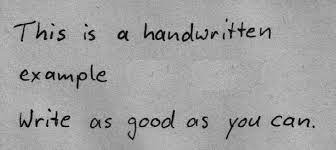
#> input picture Arun-OpenCv_2/Data/ocr_test.jpg, 336 x 150 px
$ jupyter execute OCR.ipynb   (shell and % lines are left out)
#> lines starting #> are read from the running program, lines starting #| are printed output that depends on the picture; after the words box and inside, x2 and y2 are one past the last pixel; in counts of white or black regions, pixels touching at a corner belong together
[cell 1]
import time

import cv2 as cv
import pytesseract
import matplotlib.pyplot as plt

pytesseract.pytesseract.tesseract_cmd=r'C:\Program Files\Tesseract-OCR\tesseract.exe'

[cell 2]
img = cv.imread('Data/ocr_test.jpg')
#> img is the input picture: shape (150, 336, 3); min 0, max 207, mean 161.2
cv.namedWindow('OCR',cv.WINDOW_AUTOSIZE)
cv.imshow('OCR',img)
cv.waitKey(0)
cv.destroyAllWindows()

[cell 3]
start = time.time()
print("Text extracted using Tesseract")
print(pytesseract.image_to_string(img))
#> (this line was passed over: pytesseract is not available in this run)
end = time.time()
total_time = end - start
print(f"Time taken {total_time} seconds")

## Image Processing

[cell 4]
img = cv.imread('Data/ocr_test.jpg')
img = cv.cvtColor(img,cv.COLOR_BGR2RGB)

# Grey scale image
def get_greyScale(image):
    return cv.cvtColor(image,cv.COLOR_BGR2GRAY)

# Noise Removal image
def remove_noise(image):
    return cv.medianBlur(image,5)

# Grey scale image
def threshold(image):
    return cv.threshold(image,0,255,cv.THRESH_BINARY)[1]
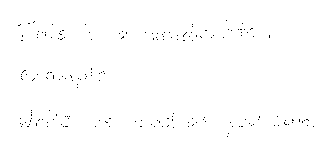
#> returned value: shape (150, 336); 99.5% white; black in thin lines or dots, all inside (x1, y1, x2, y2) = (18, 20, 314, 137)

[cell 5]
gray = get_greyScale(img)

[cell 6]
thresh = threshold(gray)

[cell 7]
noise = remove_noise(gray)
#> in remove_noise, `return cv.medianBlur(image,5)`:
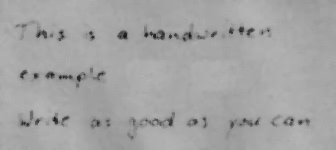
#> returned value: shape (150, 336); min 27, max 183, mean 163.9

[cell 8]
plt.subplot(231)
plt.title("gray")
plt.imshow(gray)
plt.show()

plt.subplot(232)
plt.title("noise")
plt.imshow(noise)
plt.show()

plt.subplot(233)
plt.title("threshold")
plt.imshow(thresh)
plt.show()

[cell 9]
start = time.time()
print("Text extracted using Tesseract")
print(pytesseract.image_to_string(gray))
#> (this line was passed over: pytesseract is not available in this run)
end = time.time()
total_time = end - start
print(f"Time taken {total_time} seconds")

[cell 10]
start = time.time()
print("Text extracted using Tesseract")
print(pytesseract.image_to_string(thresh))
#> (this line was passed over: pytesseract is not available in this run)
end = time.time()
total_time = end - start
print(f"Time taken {total_time} seconds")

[cell 11]
start = time.time()
print("Text extracted using Tesseract")
print(pytesseract.image_to_string(noise))
#> (this line was passed over: pytesseract is not available in this run)
end = time.time()
total_time = end - start
print(f"Time taken {total_time} seconds")

[cell 12]
thresh1 = threshold(img)
start = time.time()
print("Text extracted using Tesseract")
print(pytesseract.image_to_string(thresh1))
#> (this line was passed over: pytesseract is not available in this run)
end = time.time()
total_time = end - start
print(f"Time taken {total_time} seconds")

[cell 13]
noise1 = remove_noise(img)
start = time.time()
print("Text extracted using Tesseract")
print(pytesseract.image_to_string(noise1))
#> (this line was passed over: pytesseract is not available in this run)
